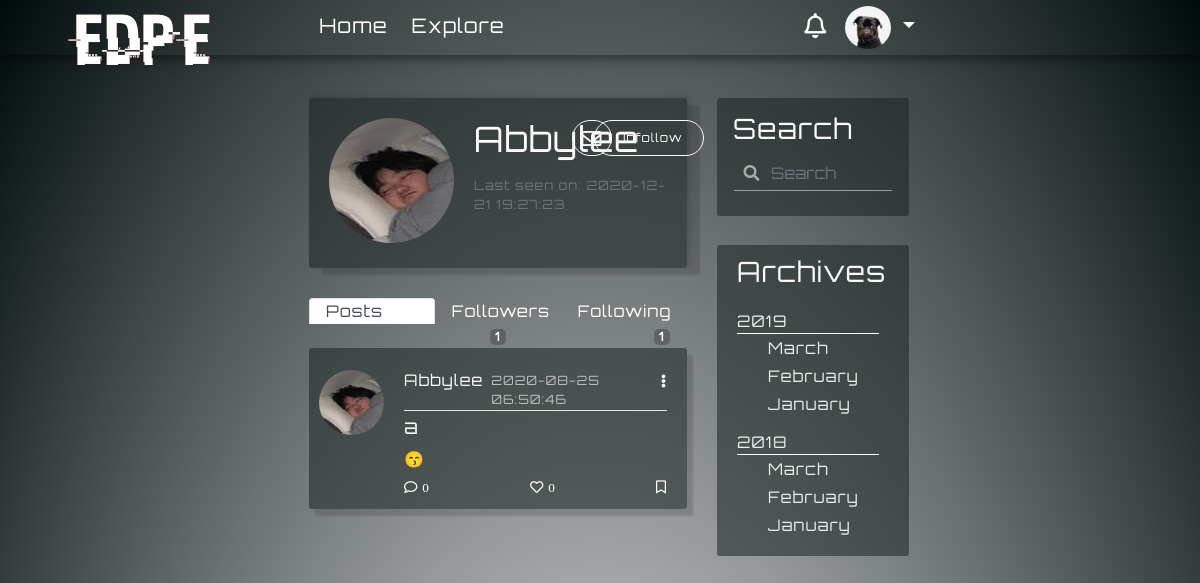
The app's page /user/Abbylee (signed in), older data.
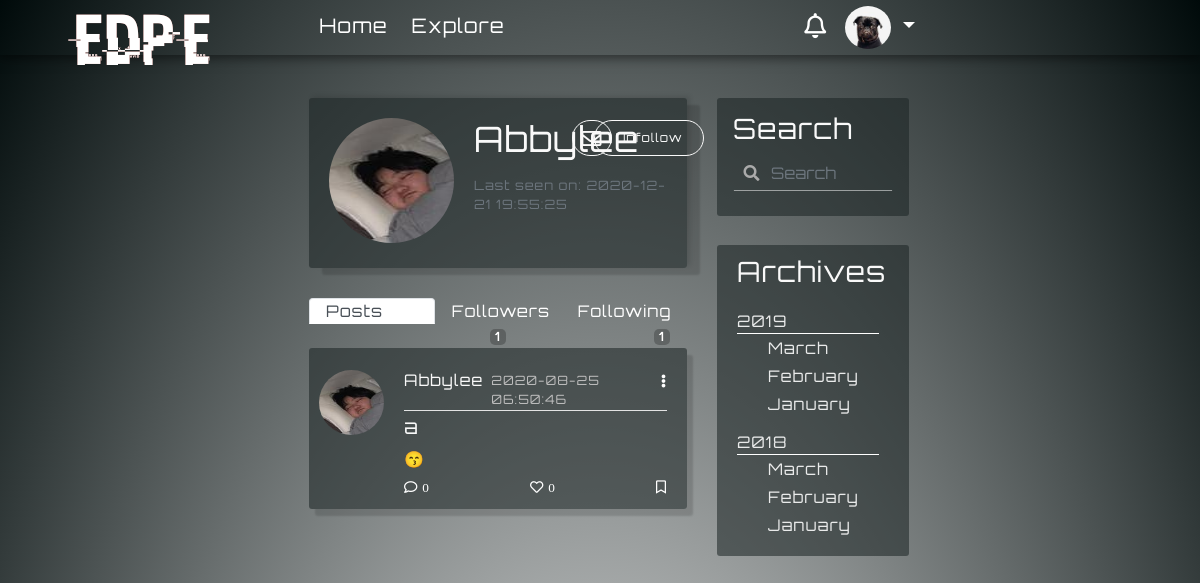
The same page, newer data.
### myBlogApp/models.py (models this page shows, shortened)
class User(UserMixin, db.Model):
    id = db.Column(db.Integer, primary_key=True)
    username = db.Column(db.String(64), index=True, unique=True)
    email = db.Column(db.String(120), index=True, unique=True)
    image_file = db.Column(db.String(200), default='default.png')
    password_hash = db.Column(db.String(128))
    about_me = db.Column(db.String(140))
    last_seen = db.Column(db.DateTime, default=datetime.utcnow())
    posts = db.relationship('Post', backref='author', foreign_keys='Post.user_id', lazy=True)
    comments = db.relationship('Comment', backref='c_author', foreign_keys='Comment.author_id', lazy='dynamic')
    followed = db.relationship(
        'User', secondary=followers,
        primaryjoin=(followers.c.follower_id == id),
        secondaryjoin=(followers.c.followed_id == id),
        backref=db.backref('followers', lazy='dynamic'), lazy='dynamic')
    liked = db.relationship('Like_Post', foreign_keys='Like_Post.liked_user_id', backref='liked_author', lazy='dynamic')
    message_sent = db.relationship('Message', foreign_keys='Message.sender_id', backref='author', lazy='dynamic')
    message_received = db.relationship('Message', foreign_keys='Message.recipient_id', backref='recipient', lazy='dynamic')
    last_message_read_time = db.Column(db.DateTime)
    notifications = db.relationship('Notification', foreign_keys='Notification.notification_user_id',
                                    backref='notification_user', lazy='dynamic')
    def new_messages(self):
        last_read_time = self.last_message_read_time or datetime(1900, 1, 1)
        return Message.query.filter_by(recipient=self).filter(Message.timestamp > last_read_time).count()
    def has_liked_post(self, post):
        return Like_Post.query.filter(
            Like_Post.liked_user_id == self.id,
            Like_Post.liked_post_id == post.id).count() > 0
    def is_following(self, user):
        return self.followed.filter(
            followers.c.followed_id == user.id).count() > 0

class SearchableMixin(object):
    @classmethod
    def before_commit(cls, session):
        session._changes = {
            'add': list(session.new),
            'update': list(session.dirty),
            'delete': list(session.deleted)
        }
    @classmethod
    def after_commit(cls, session):
        for obj in session._changes['add']:
            if isinstance(obj, SearchableMixin):
                add_to_index(obj.__tablename__, obj)
        for obj in session._changes['update']:
            if isinstance(obj, SearchableMixin):
                add_to_index(obj.__tablename__, obj)
        for obj in session._changes['delete']:
            if isinstance(obj, SearchableMixin):
                remove_from_index(obj.__tablename__, obj)
        session._changes = None

class Post(SearchableMixin, db.Model):
    __searchable__ = ['body']
    id = db.Column(db.Integer, primary_key=True)
    title = db.Column(db.String(100))
    body = db.Column(db.String(140))
    post_picture = db.Column(db.String(200))
    timestamp = db.Column(db.DateTime, index=True, default=datetime.utcnow)
    user_id = db.Column(db.Integer, db.ForeignKey('user.id'))
    comment = db.relationship('Comment', backref='post', foreign_keys='Comment.post_id', lazy='dynamic')
    comment_num = db.Column(db.Integer, default=0)
    likes = db.relationship('Like_Post', backref='l_post', lazy='dynamic')

### myBlogApp/routes.py (the view)
@app.route('/user/<string:username>', methods=['POST', 'GET'])
@login_required
def user_posts(username):
    if request.method == 'POST':
        following_name = request.get_json()
        boolean = check_if_following(following_name)
        return jsonify({'error': boolean})
    page = request.args.get('page', 1, type=int)
    user = User.query.filter_by(username=username).first_or_404()
    posts = Post.query.filter_by(author=user).order_by(Post.timestamp.desc()).paginate(page=page, per_page=1000)
    return render_template('profile-dashboard.html', title='Users Posts', posts=posts, user=user)

### myBlogApp/templates/profile-dashboard.html (shortened to what this page needs)
{% extends 'base.html' %}
{% block content %}
    <div class="content-section box-s-control">
        <div class="media">
            <img class="rounded-circle account-img" src="{{ url_for('static', filename='profile/' + user.image_file) }}">
            <div class="media-body">
                <div style=" justify-content: space-between; margin-left: 0" class="row">
                    <h3 class="account-heading heading-margin-control">{{ user.username }}</h3>
                    {% if user != current_user %}
                        <a class="envelope-position" href="{{ url_for('send_message', recipient=user.username) }}"><i class="far fa-envelope message-icon-position"></i></a>
                    {% endif %}
                   {% if user == current_user %}
                            <a class="btn btn-profile" id="edit-profile" rel="6" data-toggle="modal" data-target="#exampleModalCenter3" href="{{ url_for('user')}}">Edit profile</a>
                            {% elif not current_user.is_following(user) %}
                            <a  class="btn btn-profile" id="f_f" rel="{{ url_for('follow', username=user.username) }}" href="javascript:">Follow</a>
                            {% else %}
                            <a  class="btn btn-profile" id="uf_f" rel="{{ url_for('unfollow', username=user.username) }}" href="javascript:">Unfollow</a>
                            {% endif %}
                    </div>
                    {% if user.last_seen %}<p class="p-margin-control text-secondary">Last seen on: {{ user.last_seen.strftime('%Y-%m-%d %T') }}</p>{% endif %}
            </div>
        </div>
    </div>
    <ul class="nav nav-tabs tab-border-control " id="myTab" role="tablist">
      <li class="nav-item equel-width">
        <a class="nav-link active tab-btn" style="text-align: start" id="home-tab" data-toggle="tab" href="#home" role="tab" aria-controls="home" aria-selected="true">Posts</a>
      </li>
      <li class="nav-item equel-width">
        <a class="nav-link tab-btn" style="text-align: center" id="profile-tab " data-toggle="tab" href="#profile" role="tab" aria-controls="profile" aria-selected="false">Followers <span class="badge badge-secondary badge-color-control">{{ user.followers.count() }}</span></a>
      </li>
      <li class="nav-item equel-width">
        <a class="nav-link tab-btn" style="text-align: end" id="contact-tab " data-toggle="tab" href="#contact" role="tab" aria-controls="contact" aria-selected="false">Following <span class="badge badge-secondary badge-color-control">{{ user.followed.count() }}</span></a>
      </li>
    </ul>
    <div class="tab-content" id="myTabContent">
      <div class="tab-pane fade show active " id="home" role="tabpanel" aria-labelledby="home-tab">
          {% include 'post_on_profile.html' %}
      </div>
    </div>
{% endblock %}

### myBlogApp/templates/base.html (shortened to what this page needs)
<!DOCTYPE html>
<html lang="en">
<head>
    <link rel="stylesheet" href="https://stackpath.bootstrapcdn.com/bootstrap/4.4.1/css/bootstrap.min.css">
    <link rel="stylesheet" href="https://cdnjs.cloudflare.com/ajax/libs/croppie/2.6.2/croppie.min.css">
    <link href="https://cdnjs.cloudflare.com/ajax/libs/font-awesome/5.12.1/css/all.min.css" rel="stylesheet">
    <link href="https://cdnjs.cloudflare.com/ajax/libs/font-awesome/5.12.1/css/regular.min.css" rel="stylesheet">
    <link href="https://cdnjs.cloudflare.com/ajax/libs/font-awesome/5.12.1/css/brands.min.css" rel="stylesheet">
    <link href="https://cdnjs.cloudflare.com/ajax/libs/emojionearea/3.4.1/emojionearea.min.css" rel="stylesheet">
    <link rel="stylesheet" type="text/css" href="{{ url_for('static', filename = 'temp212.css') }}">
    <link rel="stylesheet" type="text/css" href="{{ url_for('static', filename = 'nav84.css') }}">
    <link rel="stylesheet" type="text/css" href="{{ url_for('static', filename = 'account208.css') }}">
    <link rel="stylesheet" type="text/css" href="{{ url_for('static', filename = 'btn-style10.css') }}">
    <link rel="stylesheet" type="text/css" href="{{ url_for('static', filename = 'search3.css') }}">
    <link rel="stylesheet" type="text/css" href="{{ url_for('static', filename = 'envelop5.css') }}">
</head>
<body>
    <header>
    {% include 'navbar.html' %}
    </header>
    <div id="particles-js">
    <main role="main" class="container bigger-container" >
      <div class="row">
        <div class="col-lg-8">
       {% block content %}{% endblock %}
        </div>
        <div class="col-lg-4">
            <div class="row">
                <div class="content-section border-width-control left-mar-base padding-search">
                  <h3>Search</h3>
                  <div class="form-group has-search">
                    <span class="fa fa-search form-control-feedback"></span>
                    {% if g.search_form %}
                      <form class="navbar-form navbar-left" method="get" action="{{ url_for('search') }}">
                        <div class="form-group">
                            {{ g.search_form.q(size=20, class='form-control search-form form-control-change', placeholder=g.search_form.q.label.text) }}
                        </div>
                     </form>
                    {% endif %}
                  </div>
                </div>
                <div class="content-section border-width-control left-mar-base padding-archives">
                    <h3>Archives</h3>
                    <ul class="list-group list-group-flush">
                      <li class="list-group-item prior-list-padding-control">2019</li>
                        <ul class="list-group list-group-flush list-margin">
                            <li class="list-group-item secondary-list-padding-control">March</li>
                            <li class="list-group-item secondary-list-padding-control">February</li>
                            <li class="list-group-item secondary-list-padding-control">January</li>
                        </ul>
                      <li class="list-group-item prior-list-padding-control">2018</li>
                         <ul class="list-group list-group-flush list-margin ">
                            <li class="list-group-item secondary-list-padding-control">March</li>
                            <li class="list-group-item secondary-list-padding-control">February</li>
                            <li class="list-group-item secondary-list-padding-control">January</li>
                        </ul>
                    </ul>
                </div>
            </div>
        </div>
      </div>
    </main>
    </div>
</body>
</html>

### myBlogApp/templates/navbar.html (shortened to what this page needs)
<nav class="navbar fixed-top navbar-expand-lg scrolling-navbar font-control">
    <div class="collapse navbar-collapse" id="navbarSupportedContent">
      <a class="navbar-brand nav-margin-control logo-style" href="{{ url_for('home') }}"><div class="logo-font glitch-effect" data-text="EDPE">EDPE</div> </a>
      <ul class="navbar-nav mr-auto">
        <li class="nav-item active">
          <a class=" hover-control link-control padding-control" id="homeLink" href={{ url_for("home")}}>Home</a>
        </li>
        <li class="nav-item">
          <a class=" hover-control link-control padding-control" id="exploreLink" href={{ url_for("explore")}}>Explore</a>
        </li>
      </ul>
      {% if current_user.is_anonymous %}
          <a class="btn btn-outline-white btn-outline login-button-margin-control js-anchor1"  data-toggle="modal" data-backdrop="false" data-target="#modalForLogin" href="{{ url_for('login')}}">login</a>
      {% else %}
        <a href='{{url_for('messages')}}' class="notification">
          <i class="far fa-bell bell-size"></i>
            {% set new_messages = current_user.new_messages() %}
        </a>
      {% endif %}
        <div>
        {% if current_user.is_anonymous %}
            <a class="btn btn-outline-white btn-outline signup-button-margin-control js-anchor2"  data-toggle="modal" data-target="#exampleModalCenter1"  data-backdrop="false" href="{{ url_for('register')}}">Sign Up</a>
        {% else %}
            <ul class="navbar-nav" id="nav">
                <li class="nav-item dropdown">
                    <a class="nav-link dropdown-toggle" href="#" id="navbarDropdownMenuLink1" role="button" data-toggle="dropdown" aria-haspopup="true" aria-expanded="false" >
                      {% if current_user.is_anonymous %}
                        <img class="rounded-circle avatar" src="{{  url_for('static', filename='profile/default.png' )}}">
                        {% else %}
                       <img class="rounded-circle avatar" src="{{  url_for('static', filename='profile/' + current_user.image_file)}}">
                        {% endif %}
                    </a>
                </li>
             </ul>
        {% endif %}
        </div>
    </div>
</nav>

### myBlogApp/templates/post_on_profile.html (shortened to what this page needs)
{% for post in posts.items %}
    <article class="media content-section border-w-0 art-link">
        <a class="mr-1"  href="{{ url_for('user_posts', username=post.author.username) }}">
            <img class="rounded-circle article-img" src="{{ url_for('static', filename = 'profile/' + post.author.image_file) }}">
    </a>
      <div class="media-body">
        <div class="article-metadata space-control">
          <a class="mr-2" style="font-weight: 500" href="{{ url_for('user_posts', username=post.author.username) }}">{{ post.author.username }}</a>
          <small class=" small-margin-control ">{{ post.timestamp.strftime('%Y-%m-%d %T') }}</small>
                <div class="dropdown">
                     <a class="comment-color dropdown-toggle toggle-remove", id="navbarDropdownMenuLink2" data-toggle="dropdown" aria-haspopup="true" aria-expanded="false" href="#"><i class="fas fa-ellipsis-v immune-click add-padding"></i></a>
                </div>
        </div>
        <h5><a class="article-title" href="{{ url_for('post', post_id = post.id) }}">{{ post.title }}</a></h5>
        <p class="article-content">{{ post.body }}</p>
         <div class="article-metadata pm-control check-index-for-like-profile space-control" >
            <a class="comment-color", id="addComments" data-toggle="modal" data-target="#exampleModalCenter2" rel="6"  href="{{ url_for('addComments', post_id= post.id) }}"><i class="far fa-comment i-margin-control immune-click">{{ post.comment_num }}</i></a>
            {% if current_user.has_liked_post(post)%}
                <a class="comment-color like-link-home hide-for-like ", id="l_l" rel="{{ url_for('like', post_id = post.id) }}" href="javascript:"><i class="far fa-heart i-margin-control i-unlike immune-click">{{post.likes.count()}}</i></a>
                <a class="comment-color unlike-link-home", id="ul_l" rel="{{ url_for('unlike', post_id = post.id) }}" href="javascript:"><i class="fas fa-heart i-margin-control i-color-change i-like immune-click">{{post.likes.count()}}</i></a>
            {% else %}
                <a class="comment-color like-link-home ", id="l_l" rel="{{ url_for('like', post_id = post.id) }}" href="javascript:"><i class="far fa-heart i-margin-control i-like immune-click">{{post.likes.count()}}</i></a>
            {% endif %}
            <a class="comment-color",   href="#"><i class="far fa-bookmark immune-click"></i></a>
         </div>
      </div>
    </article>
{% endfor %}

Row changes from the older to the newer data that the page shows:
changed User "Abbylee": last_seen "2020-12-21 19:27:23" → "2020-12-21 19:55:25"
